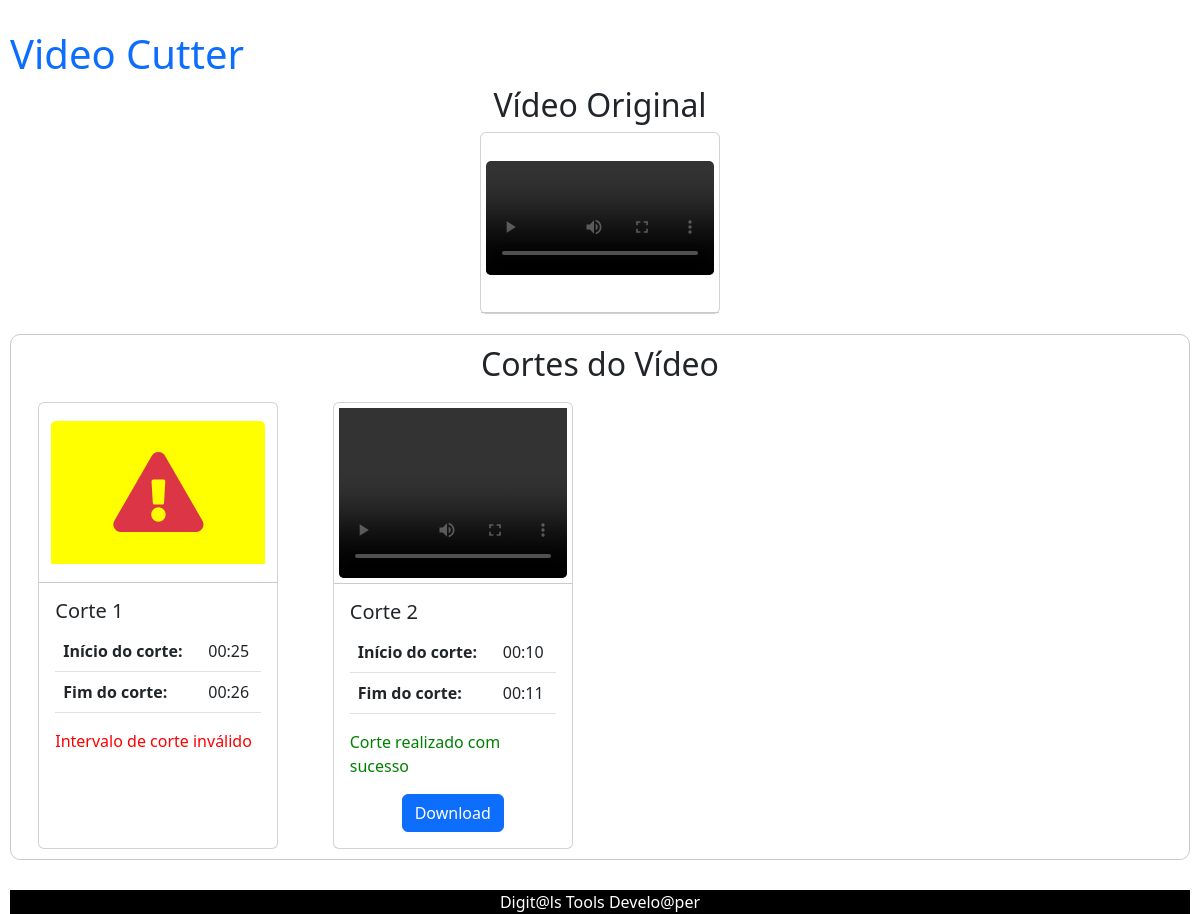
/results/, run on an earlier commit of the app's database.
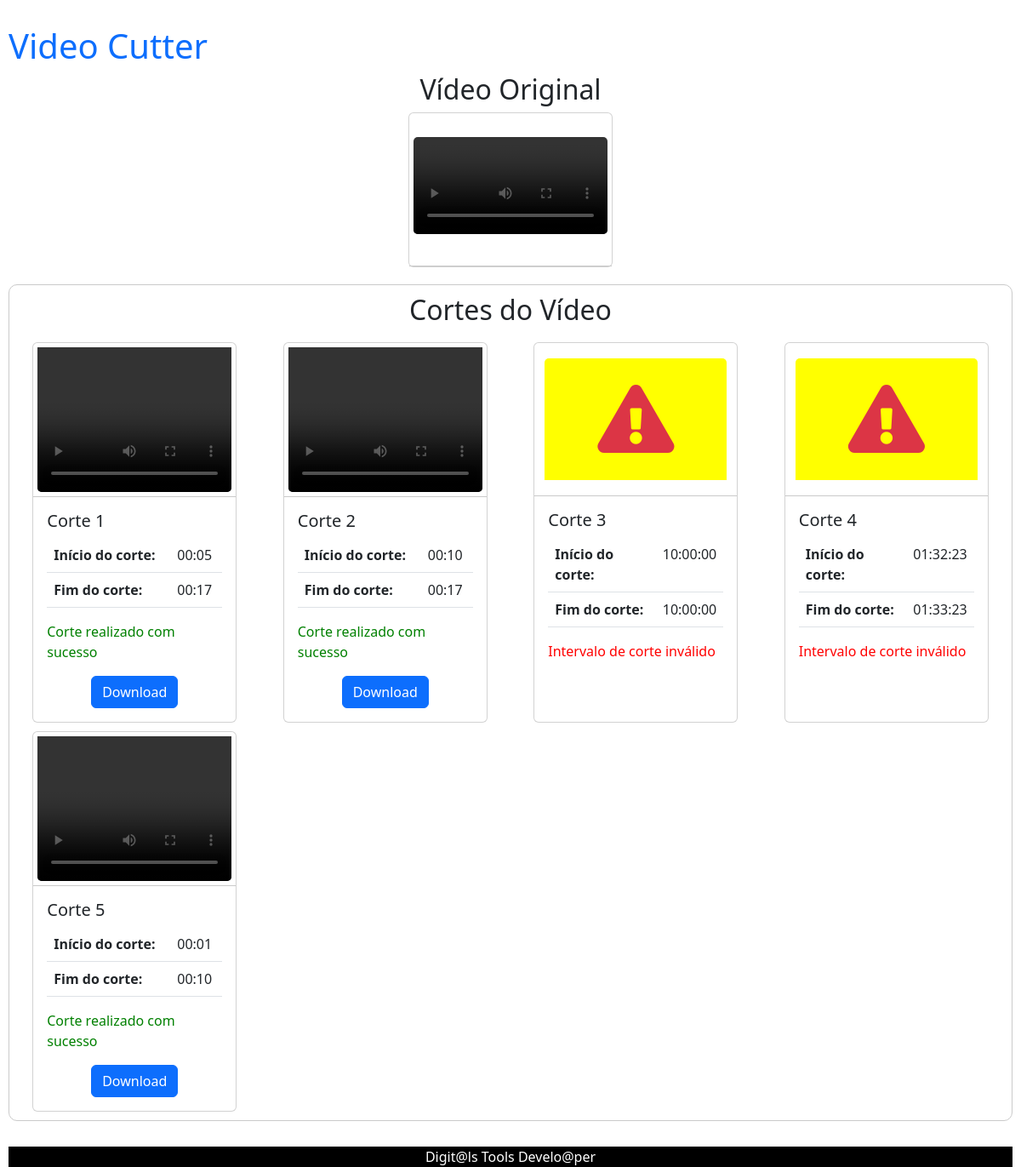
And on a later commit of the database.
### video_cutter_app/models.py (models this page shows)
class VideoCut(models.Model):
    video = models.ForeignKey('Video', on_delete=models.CASCADE)
    start_time = models.CharField(max_length=8)  # HH:MM:SS
    end_time = models.CharField(max_length=8)  # HH:MM:SS
    video_path = video_path = models.FileField(upload_to='videos/')  # Caminho para o arquivo de v�deo no sistema de arquivos

### video_cutter_app/views.py (the view)
# urls.py: path('results/', views.results, name="results"),
def results(request):
    video_original = Video.objects.last()
    cuts = VideoCut.objects.filter(video=video_original)
    context = {
        'video': video_original,
        'cuts': cuts,
    }
    return render(request, 'video_cutter_app/results.html', context)

### video_cutter_app/templates/video_cutter_app/results.html (shortened to what this page needs)
{% extends "video_cutter_app/base.html" %}
{% block content %}
<div class="body-results">
    <h2>Vídeo Original</h2>
    <div class="row video-original ">
        <div class=" ">
            <div class="card">
                <div class="card-media">
                    <video controls>
                        <source src="{{ video.video_file.url }}" type="{{ video.video_file.content_type }}">
                    </video>
                </div>
            </div>
        </div>
    </div>
    <div class="row results-cards">
        <div class="results-title">
            <h2>Cortes do Vídeo</h2>
        </div>
        {% for cut in cuts %}
        <div class="col-md-3 {% if 'Mobile' in request.META.HTTP_USER_AGENT %}col-sm-6{% endif %} cards-items ">
            <div class="card ">
                <div class="card-media">
                    {% if cut.video_path == "Intervalo inválido" %}
                    <i class="fas fa-exclamation-triangle fa-5x text-danger card-img-top"></i>
                    {% else %}
                    <video class="card-img-top" controls width="286" height="180">
                        <source src="{{ cut.video_path.url }}" type="{{ cut.video_path.content_type }}">
                    </video>
                    {% endif %}
                </div>
                <div class="card-body card-result">
                    <h5 class="card-title">Corte {{ forloop.counter }}</h5>
                    <table class="table" >
                        <tbody style="width: 100%;">
                            <tr>
                                <th>Início do corte:</th>
                                <td>{{ cut.start_time }}</td>
                            </tr>
                            <tr>
                                <th>Fim do corte:</th>
                                <td>{{ cut.end_time }}</td>
                            </tr>
                        </tbody>
                    </table>
                    {% if cut.video_path == "Intervalo inválido" %}
                    <p class="card-text intervalo-invalido">Intervalo de corte inválido</p>
                    {% else %}
                    <p class="card-text cut-success">Corte realizado com sucesso</p>
                    <div class="div-btn-dowload-cut">
                        <a href="{{ cut.video_path.url }}" download="corte_{{ forloop.counter }}.mp4"
                            class="btn btn-primary ">Download</a>
                    </div>
                    {% endif %}
                </div>
            </div>
        </div>
        {% endfor %}
    </div>
</div>
{% endblock %}

What changed in the data, as far as the page shows it:
removed VideoCut: start_time "00:25", end_time "00:26", shows "Intervalo de corte inválido"
removed VideoCut: start_time "00:10", end_time "00:11"
added VideoCut: start_time "00:05", end_time "00:17"
added VideoCut: start_time "00:10", end_time "00:17"
added VideoCut: start_time "10:00:00", end_time "10:00:00", shows "Intervalo de corte inválido"
added VideoCut: start_time "01:32:23", end_time "01:33:23", shows "Intervalo de corte inválido"
added VideoCut: start_time "00:01", end_time "00:10"
